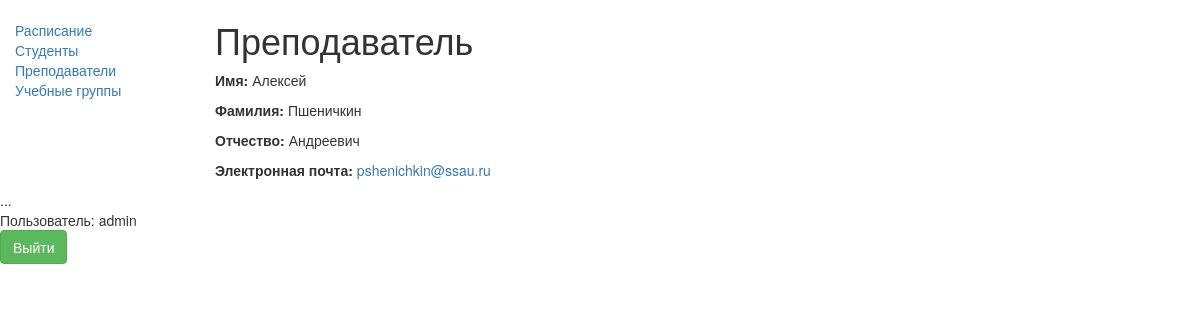
Page /catalog/teacher/2 (signed in) on the committed database.
### catalog/models.py (models this page shows, shortened)
class Teacher(models.Model):
    first_name = models.CharField(max_length=100)
    middle_name = models.CharField(max_length=100)
    last_name = models.CharField(max_length=100)
    contact_email = models.EmailField(max_length=100)

### catalog/views.py (the view)
# urls.py: re_path(r'^teacher/(?P<pk>\d+)$', views.TeacherDetailView.as_view(), name='teacher-detail'),
class TeacherDetailView(LoginRequiredMixin, generic.DetailView):
    model = Teacher

### catalog/templates/catalog/teacher_detail.html
{% extends "base_generic.html" %}
{% block content %}
  <h1>Преподаватель</h1>
  <p><strong>Имя:</strong> {{ teacher.first_name }}</p>
  <p><strong>Фамилия:</strong> {{ teacher.last_name }}</p>
  <p><strong>Отчество:</strong> {{ teacher.middle_name }}</p>
  <p><strong>Электронная почта:</strong> <a href=""> {{ teacher.contact_email }}</a></p>
{% endblock %}

### catalog/templates/base_generic.html (shortened to what this page needs)
<!doctype html>
<html lang="en">
  <head>
    <link
      rel="stylesheet"
      href="https://maxcdn.bootstrapcdn.com/bootstrap/3.3.7/css/bootstrap.min.css" />
    {% load static %}
    <link rel="stylesheet" href="{% static 'css/styles.css' %}" />
  </head>
  <body>
    <div class="container-fluid">
      <div class="row">
        <div class="col-sm-2">
          {% block sidebar %}
            <ul class="sidebar-nav">
              <li><a href="{% url 'index' %}">Расписание</a></li>
              <li><a href="{% url 'students' %}">Студенты</a></li>
              <li><a href="{% url 'teachers' %}">Преподаватели</a></li>
              <li><a href="{% url 'groups' %}">Учебные группы</a></li>
            </ul>
          {% endblock %}
        </div>
        <div class="col-sm-10 ">{% block content %}{% endblock %}</div>
        {% block pagination %}
          <ul class="sidebar-nav">
    ...
   {% if user.is_authenticated %}
     <li>Пользователь: {{ user.get_username }}</li>
     <form action="{% url 'logout'%}?next={{request.path}}" method="post">
    <button type="submit" class="btn btn-success">Выйти</button>
</form>
   {% else %}
            <form action="{% url 'login'%}?next={{request.path}}" method="post">
   {% csrf_token %}
    <button type="submit" class="btn btn-success">Авторизоваться</button>
</form>
   {% endif %}
  </ul>
{% endblock %}
      </div>
    </div>
  </body>
</html>

### catalog/static/css/styles.css (style rules this page uses)
.sidebar-nav { margin-top: 20px; padding: 0; list-style: none; }

### rows in the picture
Teacher: first_name "Алексей", last_name "Пшеничкин", middle_name "Андреевич", contact_email "pshenichkin@ssau.ru"

### other values in the picture
{{ user.get_username }} "admin"
